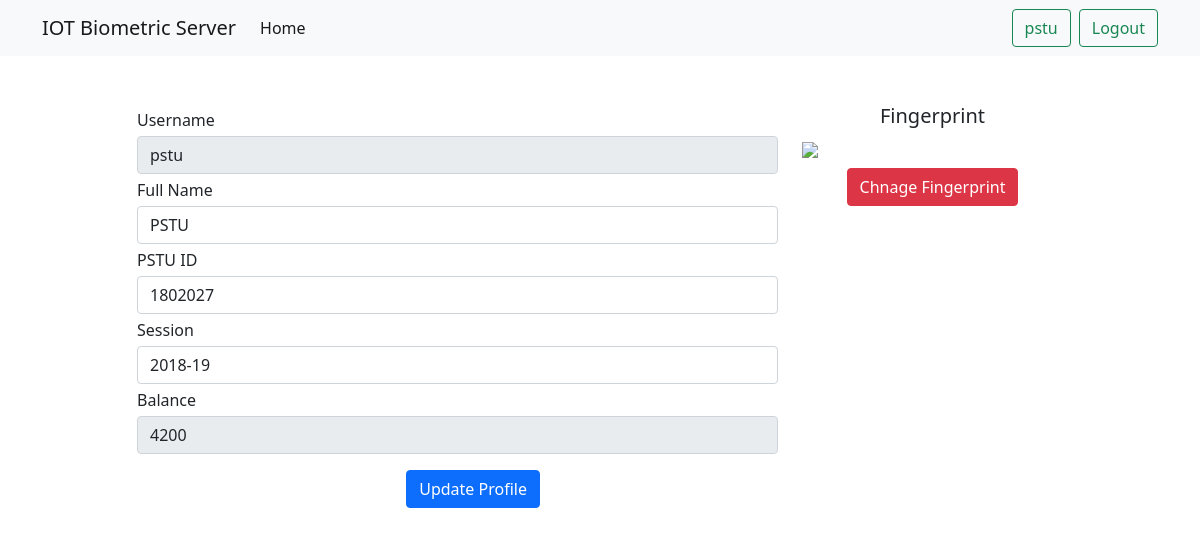
The page /customer/profile (signed in) on the database its author committed.
### customers/models.py (models this page shows, shortened)
class Customer(models.Model):
    user = models.OneToOneField(User, on_delete=models.CASCADE)
    name = models.CharField(max_length=50)
    PSTU_ID = models.CharField(max_length=50)
    session = models.CharField(max_length=50)
    fingerprint = models.CharField(max_length=10)
    balance = models.IntegerField(default=0)

### customers/views.py (the view, shortened to what this page needs)
# urls.py: path('profile', views.profile, name='profile'),
@login_required
def profile(request):
    cache.clear()
    if request.method == 'GET':
        try:
            profile = Customer.objects.get(user=request.user)
            img = str(request.user.username) + '.bmp'
            return render(request, 'profile.html', {'profile': profile, 'img': img})
        except:
            profile = Customer(user=request.user)
            img = str(request.user.username) + '.bmp'
            profile.save()
            return render(request, 'profile.html', {'profile': profile, 'img': img})

### templates/profile.html (shortened to what this page needs)
{% load static %}
<!doctype html>
<html lang="en">
<head>
    <link href="https://cdn.jsdelivr.net/npm/bootstrap@5.0.2/dist/css/bootstrap.min.css" rel="stylesheet"
>
</head>
<body>
<nav class="navbar navbar-expand-lg navbar-light bg-light">
    <div class="container">
        <a class="navbar-brand" href="/">IOT Biometric Server</a>
        <div class="collapse navbar-collapse" id="navbarTogglerDemo02">
            <ul class="navbar-nav me-auto mb-2 mb-lg-0">
                <li class="nav-item">
                    <a class="nav-link active" aria-current="page" href="/">Home</a>
                </li>
            </ul>
            <form class="d-flex">
                {% if user.is_authenticated %}
                <a class="btn btn-outline-success mx-2" href='{% url "profile" %}'>{{user.username}}</a>
                <a class="btn btn-outline-success" href='{% url "logout" %}'>Logout</a>
                {% else %}
                <a class="btn btn-outline-success mx-2" href='{% url "login" %}'>Login</a>
                <a class="btn btn-outline-success" href='{% url "register" %}'>register</a>
                {% endif %}
            </form>
        </div>
    </div>
</nav>
<section class="container my-5">
    <div class="row align-content-center">
        <div class="col-md-1">
        </div>
        <div class="col-md-7">
            <form class="forms" action="profile" method="post">
                <label class="form-label my-1">Username</label>
                <input type="text" name="name" class="form-control" value="{{ profile.user.username }}" disabled>
                <label class="form-label my-1">Full Name</label>
                <input type="text" name="name" class="form-control" value="{{ profile.name }}">
                <label class="form-label my-1">PSTU ID</label>
                <input type="text" name="PSTU_ID" class="form-control" value="{{ profile.PSTU_ID }}">
                <label class="form-label my-1">Session</label>
                <input type="text" name="session" class="form-control" value="{{ profile.session }}">
                <label class="form-label my-1">Balance</label>
                <input type="text" name="session" class="form-control" disabled value="{{ profile.balance }}">
                <button style="margin-left: 42%;" type="submit" class="btn btn-primary my-3">Update Profile</button>
            </form>
        </div>
        <div class="col-md-3">
            <h5 style="text-align: center">Fingerprint</h5>
            <img style="width: 100%" src='/static/{{img}}'>
            <h5 style="text-align: center">
                <a class="btn btn-danger my-2 center" href='{% url "change" %}'>Chnage Fingerprint</a>
            </h5>
        </div>
        <div class="col-md-1">
        </div>
    </div>
</section>
</body>
</html>

### rows shown on the page
Customer: name "pstu", name "PSTU", PSTU_ID "1802027", session "2018-19", session "4200"

### other values the page prints
{{ user.username }} "pstu"
